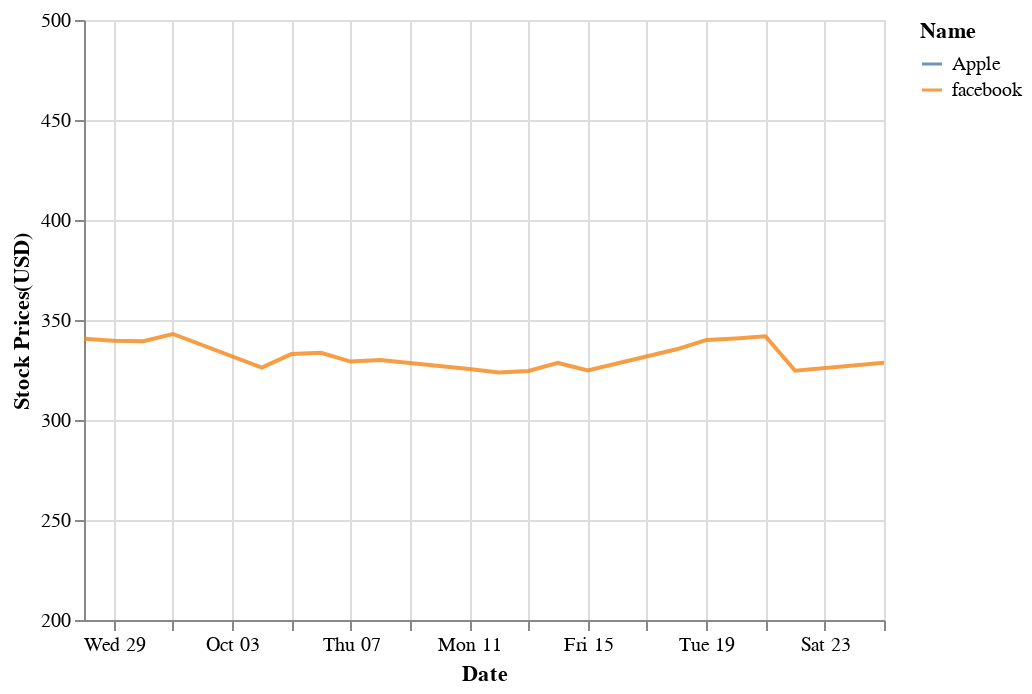

The code cell stored with this chart in its notebook:
### Code cell
chart

### Figure 1 — Vega-Lite specification as saved in the notebook (floating-point values rounded to 4 significant figures)
{"config": {"view": {"continuousWidth": 400, "continuousHeight": 300}}, "data": {"name": "data-ea8cde6fd1aa9072b7ac38cc7a5e9559"}, "mark": {"type": "line", "clip": true, "opacity": 0.8}, "encoding": {"color": {"type": "nominal", "field": "Name"}, "x": {"type": "temporal", "field": "Date"}, "y": {"type": "quantitative", "field": "Stock Prices(USD)", "scale": {"domain": [200, 500]}, "stack": null}}, "$schema": "https://vega.github.io/schema/vega-lite/v4.8.1.json", "datasets": {"data-ea8cde6fd1aa9072b7ac38cc7a5e9559": [{"Date": "2021-09-28T00:00:00", "Name": "Apple", "Stock Prices(USD)": 141.9}, {"Date": "2021-09-29T00:00:00", "Name": "Apple", "Stock Prices(USD)": 142.8}, {"Date": "2021-09-30T00:00:00", "Name": "Apple", "Stock Prices(USD)": 141.5}, {"Date": "2021-10-01T00:00:00", "Name": "Apple", "Stock Prices(USD)": 142.6}, {"Date": "2021-10-04T00:00:00", "Name": "Apple", "Stock Prices(USD)": 139.1}, {"Date": "2021-10-05T00:00:00", "Name": "Apple", "Stock Prices(USD)": 141.1}, {"Date": "2021-10-06T00:00:00", "Name": "Apple", "Stock Prices(USD)": 142.0}, {"Date": "2021-10-07T00:00:00", "Name": "Apple", "Stock Prices(USD)": 143.3}, {"Date": "2021-10-08T00:00:00", "Name": "Apple", "Stock Prices(USD)": 142.9}, {"Date": "2021-10-11T00:00:00", "Name": "Apple", "Stock Prices(USD)": 142.8}, {"Date": "2021-10-12T00:00:00", "Name": "Apple", "Stock Prices(USD)": 141.5}, {"Date": "2021-10-13T00:00:00", "Name": "Apple", "Stock Prices(USD)": 140.9}, {"Date": "2021-10-14T00:00:00", "Name": "Apple", "Stock Prices(USD)": 143.8}, {"Date": "2021-10-15T00:00:00", "Name": "Apple", "Stock Prices(USD)": 144.8}, {"Date": "2021-10-18T00:00:00", "Name": "Apple", "Stock Prices(USD)": 146.6}, {"Date": "2021-10-19T00:00:00", "Name": "Apple", "Stock Prices(USD)": 148.8}, {"Date": "2021-10-20T00:00:00", "Name": "Apple", "Stock Prices(USD)": 149.3}, {"Date": "2021-10-21T00:00:00", "Name": "Apple", "Stock Prices(USD)": 149.5}, {"Date": "2021-10-22T00:00:00", "Name": "Apple", "Stock Prices(USD)": 148.7}, {"Date": "2021-10-25T00:00:00", "Name": "Apple", "Stock Prices(USD)": 148.6}, {"Date": "2021-09-28T00:00:00", "Name": "facebook", "Stock Prices(USD)": 340.6}, {"Date": "2021-09-29T00:00:00", "Name": "facebook", "Stock Prices(USD)": 339.6}, {"Date": "2021-09-30T00:00:00", "Name": "facebook", "Stock Prices(USD)": 339.4}, {"Date": "2021-10-01T00:00:00", "Name": "facebook", "Stock Prices(USD)": 343.0}, {"Date": "2021-10-04T00:00:00", "Name": "facebook", "Stock Prices(USD)": 326.2}, {"Date": "2021-10-05T00:00:00", "Name": "facebook", "Stock Prices(USD)": 333.0}, {"Date": "2021-10-06T00:00:00", "Name": "facebook", "Stock Prices(USD)": 333.6}, {"Date": "2021-10-07T00:00:00", "Name": "facebook", "Stock Prices(USD)": 329.2}, {"Date": "2021-10-08T00:00:00", "Name": "facebook", "Stock Prices(USD)": 330.0}, {"Date": "2021-10-11T00:00:00", "Name": "facebook", "Stock Prices(USD)": 325.5}, {"Date": "2021-10-12T00:00:00", "Name": "facebook", "Stock Prices(USD)": 323.8}, {"Date": "2021-10-13T00:00:00", "Name": "facebook", "Stock Prices(USD)": 324.5}, {"Date": "2021-10-14T00:00:00", "Name": "facebook", "Stock Prices(USD)": 328.5}, {"Date": "2021-10-15T00:00:00", "Name": "facebook", "Stock Prices(USD)": 324.8}, {"Date": "2021-10-18T00:00:00", "Name": "facebook", "Stock Prices(USD)": 335.3}, {"Date": "2021-10-19T00:00:00", "Name": "facebook", "Stock Prices(USD)": 340.0}, {"Date": "2021-10-20T00:00:00", "Name": "facebook", "Stock Prices(USD)": 340.8}, {"Date": "2021-10-21T00:00:00", "Name": "facebook", "Stock Prices(USD)": 341.9}, {"Date": "2021-10-22T00:00:00", "Name": "facebook", "Stock Prices(USD)": 324.6}, {"Date": "2021-10-25T00:00:00", "Name": "facebook", "Stock Prices(USD)": 328.7}]}}
